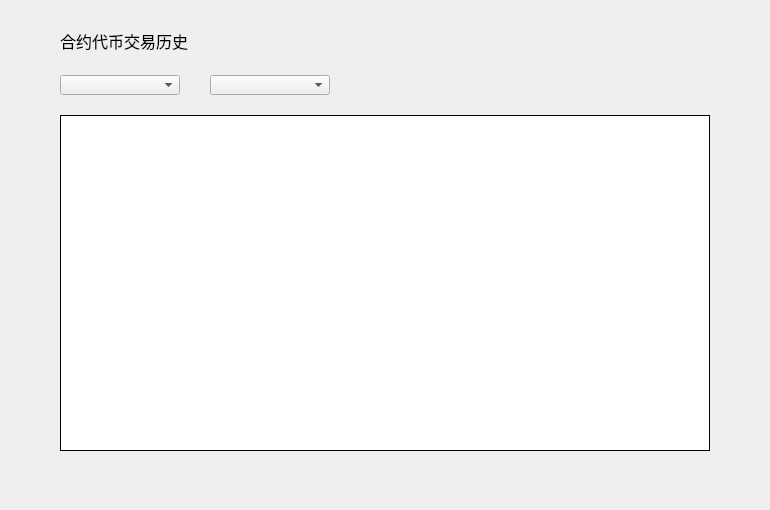
<?xml version="1.0" encoding="UTF-8"?>
<ui version="4.0">
 <class>TokenHistoryWidget</class>
 <widget class="QWidget" name="TokenHistoryWidget">
  <property name="geometry">
   <rect>
    <x>0</x>
    <y>0</y>
    <width>770</width>
    <height>510</height>
   </rect>
  </property>
  <property name="windowTitle">
   <string>Form</string>
  </property>
  <widget class="QLabel" name="title_label">
   <property name="geometry">
    <rect>
     <x>60</x>
     <y>28</y>
     <width>200</width>
     <height>26</height>
    </rect>
   </property>
   <property name="font">
    <font>
     <family>微软雅黑</family>
     <pointsize>12</pointsize>
     <weight>50</weight>
     <italic>false</italic>
     <bold>false</bold>
    </font>
   </property>
   <property name="styleSheet">
    <string notr="true"/>
   </property>
   <property name="text">
    <string>合约代币交易历史</string>
   </property>
  </widget>
  <widget class="QComboBox" name="accountComboBox">
   <property name="geometry">
    <rect>
     <x>60</x>
     <y>75</y>
     <width>120</width>
     <height>20</height>
    </rect>
   </property>
   <property name="font">
    <font>
     <family>微软雅黑</family>
     <weight>50</weight>
     <bold>false</bold>
    </font>
   </property>
   <property name="focusPolicy">
    <enum>Qt::NoFocus</enum>
   </property>
   <property name="styleSheet">
    <string notr="true"/>
   </property>
  </widget>
  <widget class="QLabel" name="collectStateLabel">
   <property name="geometry">
    <rect>
     <x>60</x>
     <y>130</y>
     <width>300</width>
     <height>20</height>
    </rect>
   </property>
   <property name="font">
    <font>
     <family>微软雅黑</family>
    </font>
   </property>
   <property name="styleSheet">
    <string notr="true">QLabel{color: rgb(192, 196, 212);}</string>
   </property>
   <property name="text">
    <string/>
   </property>
   <property name="alignment">
    <set>Qt::AlignLeading|Qt::AlignLeft|Qt::AlignVCenter</set>
   </property>
   <property name="textInteractionFlags">
    <set>Qt::LinksAccessibleByMouse|Qt::TextSelectableByMouse</set>
   </property>
  </widget>
  <widget class="QTableWidget" name="tokenRecordTableWidget">
   <property name="geometry">
    <rect>
     <x>60</x>
     <y>115</y>
     <width>650</width>
     <height>336</height>
    </rect>
   </property>
   <property name="cursor" stdset="0">
    <cursorShape>PointingHandCursor</cursorShape>
   </property>
   <property name="layoutDirection">
    <enum>Qt::LeftToRight</enum>
   </property>
   <property name="styleSheet">
    <string notr="true"/>
   </property>
   <property name="frameShape">
    <enum>QFrame::Box</enum>
   </property>
   <property name="frameShadow">
    <enum>QFrame::Plain</enum>
   </property>
   <property name="verticalScrollBarPolicy">
    <enum>Qt::ScrollBarAsNeeded</enum>
   </property>
   <property name="horizontalScrollBarPolicy">
    <enum>Qt::ScrollBarAlwaysOff</enum>
   </property>
   <property name="autoScroll">
    <bool>true</bool>
   </property>
   <property name="editTriggers">
    <set>QAbstractItemView::NoEditTriggers</set>
   </property>
   <property name="selectionMode">
    <enum>QAbstractItemView::NoSelection</enum>
   </property>
   <property name="iconSize">
    <size>
     <width>19</width>
     <height>12</height>
    </size>
   </property>
   <property name="showGrid">
    <bool>true</bool>
   </property>
   <property name="gridStyle">
    <enum>Qt::SolidLine</enum>
   </property>
   <attribute name="horizontalHeaderVisible">
    <bool>false</bool>
   </attribute>
   <attribute name="horizontalHeaderCascadingSectionResizes">
    <bool>false</bool>
   </attribute>
   <attribute name="horizontalHeaderHighlightSections">
    <bool>false</bool>
   </attribute>
   <attribute name="verticalHeaderVisible">
    <bool>false</bool>
   </attribute>
   <attribute name="verticalHeaderHighlightSections">
    <bool>false</bool>
   </attribute>
   <column>
    <property name="text">
     <string>区块高度</string>
    </property>
    <property name="font">
     <font>
      <family>微软雅黑</family>
     </font>
    </property>
    <property name="textAlignment">
     <set>AlignCenter</set>
    </property>
   </column>
   <column>
    <property name="text">
     <string>交易ID</string>
    </property>
    <property name="font">
     <font>
      <family>微软雅黑</family>
     </font>
    </property>
    <property name="textAlignment">
     <set>AlignCenter</set>
    </property>
   </column>
   <column>
    <property name="text">
     <string>对方账户</string>
    </property>
    <property name="font">
     <font>
      <family>微软雅黑</family>
     </font>
    </property>
    <property name="textAlignment">
     <set>AlignCenter</set>
    </property>
   </column>
   <column>
    <property name="text">
     <string>数量</string>
    </property>
    <property name="font">
     <font>
      <family>微软雅黑</family>
     </font>
    </property>
    <property name="textAlignment">
     <set>AlignCenter</set>
    </property>
   </column>
   <column>
    <property name="text">
     <string>备注</string>
    </property>
    <property name="font">
     <font>
      <family>微软雅黑</family>
     </font>
    </property>
    <property name="textAlignment">
     <set>AlignCenter</set>
    </property>
   </column>
  </widget>
  <widget class="QComboBox" name="tokenComboBox">
   <property name="geometry">
    <rect>
     <x>210</x>
     <y>75</y>
     <width>120</width>
     <height>20</height>
    </rect>
   </property>
   <property name="font">
    <font>
     <family>微软雅黑</family>
     <weight>50</weight>
     <bold>false</bold>
    </font>
   </property>
   <property name="focusPolicy">
    <enum>Qt::NoFocus</enum>
   </property>
   <property name="styleSheet">
    <string notr="true"/>
   </property>
  </widget>
 </widget>
 <resources/>
 <connections/>
</ui>
